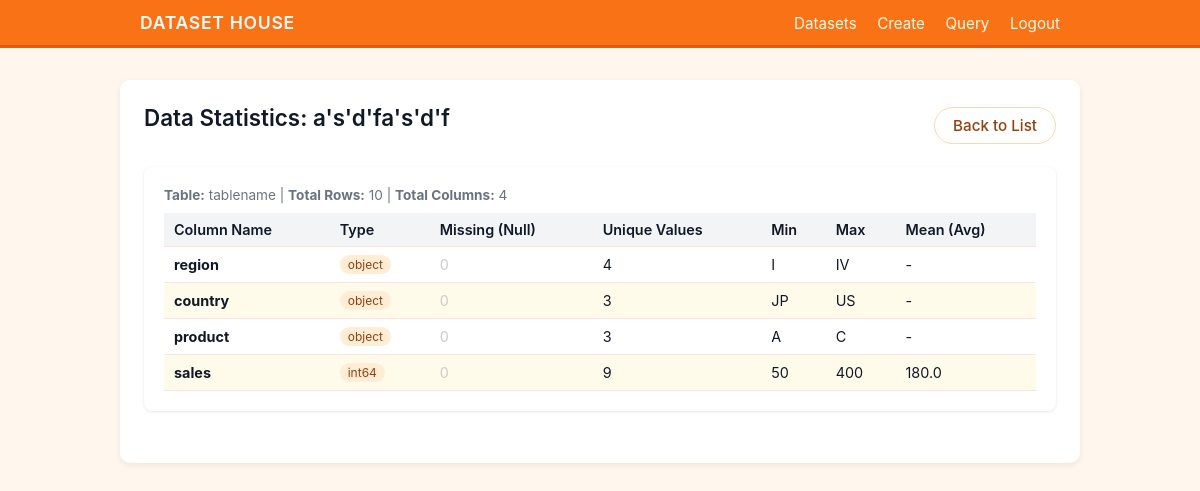
The page /dataset/stats/4 (signed in) on the database its author committed.
### models.py (models this page shows)
class Dataset(db.Model):
    __tablename__ = 'datasets'
    id = db.Column(db.Integer, primary_key=True)
    name = db.Column(db.String(100), nullable=False)
    table_name = db.Column(db.String(100), unique=True, nullable=False)
    description = db.Column(db.Text)
    tags = db.Column(db.String(200))
    rows = db.Column(db.Integer, default=0)
    columns = db.Column(db.Integer, default=0)
    types = db.Column(db.String(200), default="unknown")
    visibility = db.Column(db.String(20), default='public')
    file_path = db.Column(db.String(200))
    created_at = db.Column(db.DateTime, default=datetime.utcnow)
    updated_at = db.Column(db.DateTime, default=datetime.utcnow, onupdate=datetime.utcnow)
    owner_id = db.Column(db.Integer, db.ForeignKey('users.id'), nullable=False)
    logs = db.relationship('QueryLog', backref='dataset', lazy=True, cascade="all, delete-orphan")

### tables this page shows
CREATE TABLE tablename (
	region TEXT, 
	country TEXT, 
	product TEXT, 
	sales BIGINT
);

### app.py (the view)
@app.route('/dataset/stats/<int:id>')
@login_required
def dataset_stats(id):
    dataset = Dataset.query.get_or_404(id)
    try:
        df = pd.read_sql(f"SELECT * FROM {dataset.table_name}", db.session.connection())
    except Exception as e:
        flash(f"Error reading table: {e}", "error")
        return redirect(url_for('dataset_list'))
    summary = []
    for col in df.columns:
        col_data = df[col]
        col_stat = {
            'name': col,
            'type': str(col_data.dtype),
            'count': len(col_data),
            'missing': int(col_data.isnull().sum()),
            'unique': col_data.nunique(),
            'mean': '-',
            'min': '-',
            'max': '-'
        }
        if 'int' in str(col_data.dtype) or 'float' in str(col_data.dtype):
            try:
                col_stat['mean'] = round(col_data.mean(), 2)
                col_stat['min'] = col_data.min()
                col_stat['max'] = col_data.max()
            except:
                pass
        else:
            try:
                col_stat['min'] = col_data.min()
                col_stat['max'] = col_data.max()
            except:
                pass
        summary.append(col_stat)
    return render_template('dataset-stats.html', dataset=dataset, summary=summary)

### app.py (called while the page is built)
@login_manager.user_loader
def load_user(user_id):
    return User.query.get(int(user_id))

### templates/dataset-stats.html (shortened to what this page needs)
<!DOCTYPE html>
<html lang="en">
<head>
    <link rel="stylesheet" href="{{ url_for('static', filename='css/styles.css') }}">
</head>
<body>
<header>
    <div class="header-inner">
        <div class="logo">DATASET HOUSE</div>
        <nav>
            <a href="{{ url_for('dataset_list') }}">Datasets</a>
            <a href="{{ url_for('dataset_create') }}">Create</a>
            <a href="{{ url_for('dataset_query') }}" target="_blank">Query</a>
            <a href="{{ url_for('logout') }}">Logout</a>
        </nav>
    </div>
</header>
<main class="main">
    <div style="display: flex; justify-content: space-between; align-items: center; margin-bottom: 20px;">
        <h1>Data Statistics: {{ dataset.name }}</h1>
        <a href="{{ url_for('dataset_list') }}" class="btn btn-secondary">Back to List</a>
    </div>
    <div class="stat-card">
        <div class="meta" style="margin-bottom: 10px;">
            <strong>Table:</strong> {{ dataset.table_name }} |
            <strong>Total Rows:</strong> {{ dataset.rows }} |
            <strong>Total Columns:</strong> {{ dataset.columns }}
        </div>
        <table class="table stat-table">
            <thead>
                <tr>
                    <th>Column Name</th>
                    <th>Type</th>
                    <th class="text-right">Missing (Null)</th>
                    <th class="text-right">Unique Values</th>
                    <th class="text-right">Min</th>
                    <th class="text-right">Max</th>
                    <th class="text-right">Mean (Avg)</th>
                </tr>
            </thead>
            <tbody>
                {% for row in summary %}
                <tr>
                    <td><strong>{{ row.name }}</strong></td>
                    <td><span class="badge">{{ row.type }}</span></td>
                    <td class="text-right">
                        {% if row.missing > 0 %}
                            <span style="color: red; font-weight: bold;">{{ row.missing }}</span>
                        {% else %}
                            <span style="color: #ccc;">0</span>
                        {% endif %}
                    </td>
                    <td class="text-right">{{ row.unique }}</td>
                    <td class="text-right">{{ row.min }}</td>
                    <td class="text-right">{{ row.max }}</td>
                    <td class="text-right">{{ row.mean }}</td>
                </tr>
                {% endfor %}
            </tbody>
        </table>
    </div>
</main>
</body>
</html>

### static/css/styles.css (style rules this page uses)
* { box-sizing: border-box; }
body { margin: 0; font-family: -apple-system, BlinkMacSystemFont, "Segoe UI", Roboto, sans-serif; background-color: #fff7ed; color: #111827; }
header { background-color: #f97316; color: #f9fafb; border-bottom: 3px solid #ea580c; }
.header-inner { max-width: 960px; margin: 0 auto; padding: 12px 20px; display: flex; align-items: center; justify-content: space-between; }
.logo { font-size: 1.1rem; font-weight: 600; letter-spacing: 0.04em; }
nav a { margin-left: 16px; text-decoration: none; color: #fffbeb; font-size: 0.95rem; }
.main { max-width: 960px; margin: 32px auto; padding: 24px 24px 32px; background-color: #ffffff; border-radius: 10px; box-shadow: 0 2px 6px rgba(15, 23, 42, 0.08); }
h1 { margin: 0 0 16px; font-size: 1.4rem; font-weight: 600; }
.btn { display: inline-block; padding: 8px 18px; border-radius: 999px; border: 1px solid transparent; font-size: 0.95rem; font-weight: 500; text-decoration: none; text-align: center; cursor: pointer; }
.btn-secondary { background-color: #ffffff; color: #92400e; border-color: #fed7aa; }
.table { width: 100%; border-collapse: collapse; margin-top: 8px; font-size: 0.9rem; }
.table th, .table td { padding: 8px 10px; border-bottom: 1px solid #fee2e2; text-align: left; }
.table th { background-color: #fff7ed; font-weight: 600; }
.table tr:nth-child(even) td { background-color: #fffbeb; }
.badge { display: inline-block; padding: 2px 8px; border-radius: 999px; font-size: 0.75rem; background-color: #ffedd5; color: #92400e; }
.meta { font-size: 0.85rem; color: #6b7280; }
.text-right { text-align: right; }

### templates/dataset-stats.html (style rules this page uses)
.stat-card { background: white; padding: 20px; border-radius: 8px; box-shadow: 0 1px 3px rgba(0,0,0,0.1); margin-bottom: 20px; }
.stat-table th { background-color: #f3f4f6; }

### rows shown on the page
Dataset: name "a's'd'fa's'd'f", table_name "tablename", rows "10", columns "4"
tablename: name "region", type "object", unique "4", min "I", max "IV", mean "-", min "JP"
tablename: max "US"

### other values the page prints
{{ row.name }} "country" "product" "sales"
{{ row.type }} "object" "object" "int64"
{{ row.unique }} "3" "3" "9"
{{ row.mean }} "-" "-" "180.0"
{{ row.min }} "A" "50"
{{ row.max }} "C" "400"
